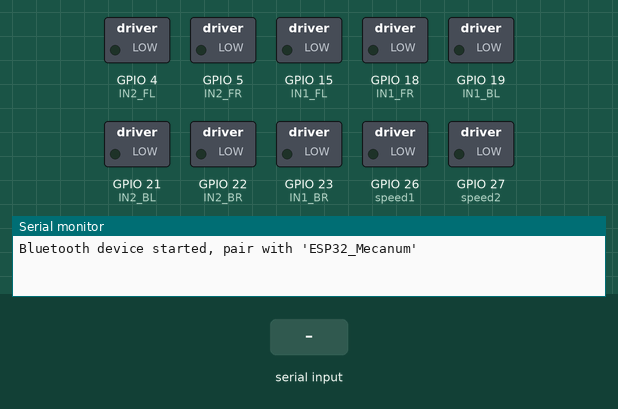
Recording of a sketch running on a simulated ESP32. Shown: switched loads named in the sketch (green lamp = pin HIGH), the last lines printed to the serial monitor. Inputs (shaded band) come from the test bench. Nothing arrives over Bluetooth unless stated.

Above: at 1.2 s.
1.3 s: "F\n" received over the second serial link
At 2.3 s:
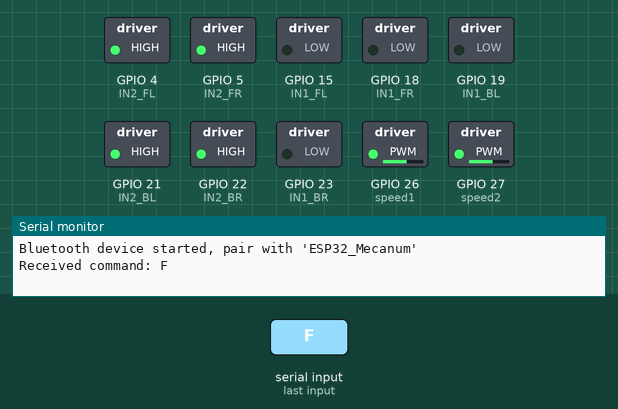
2.8 s: "B\n" received over the second serial link
At 3.4 s:
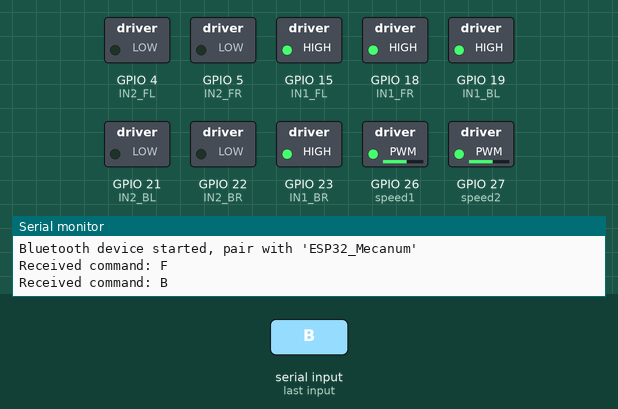
4.3 s: "L\n" received over the second serial link
At 5.5 s:
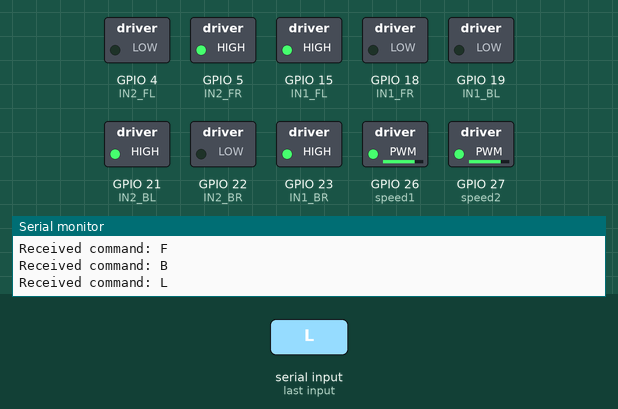
5.8 s: "R\n" received over the second serial link
At 6.9 s:
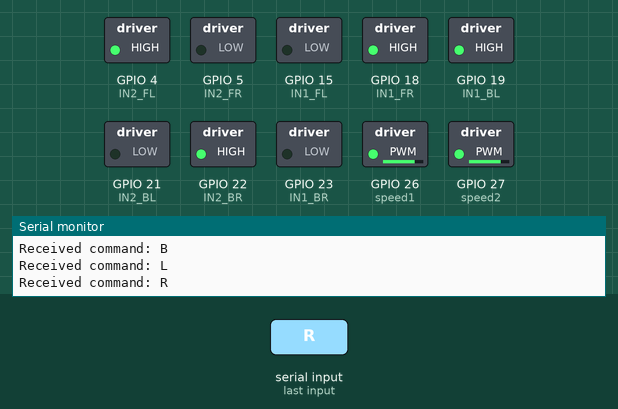
7.3 s: "CW\n" received over the second serial link
At 8.0 s:
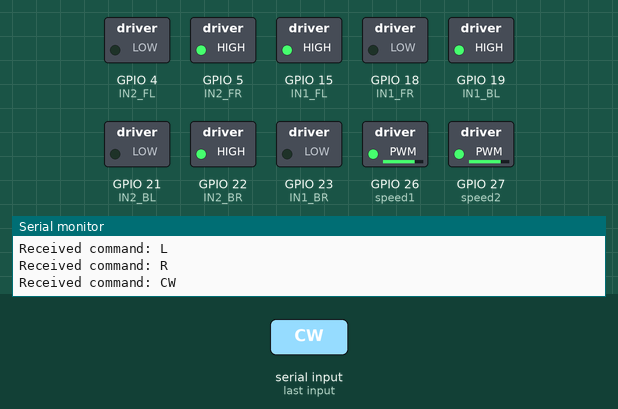
8.8 s: "CCW\n" received over the second serial link
At 9.1 s:
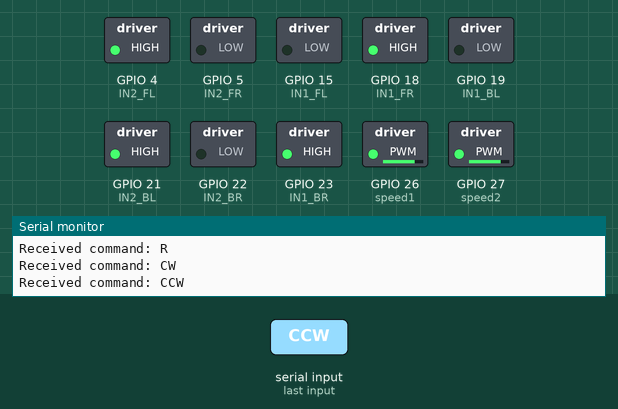
Timing chart, 0 to 11.3 s (numbered marks = the images above; inputs shaded):
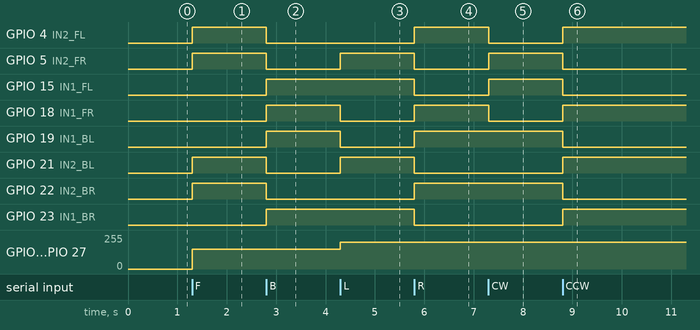

Measured:
- after the input at 1.3 s, GPIO 4 (IN2_FL), GPIO 5 (IN2_FR), GPIO 21 (IN2_BL), GPIO 22 (IN2_BR): LOW → HIGH at once; GPIO 26 (speed1), GPIO 27 (speed2): 0/255 → 150/255 at once
- after the input at 2.8 s, GPIO 4 (IN2_FL), GPIO 5 (IN2_FR), GPIO 21 (IN2_BL), GPIO 22 (IN2_BR): HIGH → LOW at once; GPIO 15 (IN1_FL), GPIO 18 (IN1_FR), GPIO 19 (IN1_BL), GPIO 23 (IN1_BR): LOW → HIGH at once
- after the input at 4.3 s, GPIO 5 (IN2_FR), GPIO 21 (IN2_BL): LOW → HIGH at once; GPIO 18 (IN1_FR), GPIO 19 (IN1_BL): HIGH → LOW at once; GPIO 26 (speed1), GPIO 27 (speed2): 150/255 → 200/255 at once
- after the input at 5.8 s, GPIO 4 (IN2_FL), GPIO 18 (IN1_FR), GPIO 19 (IN1_BL), GPIO 22 (IN2_BR): LOW → HIGH at once; GPIO 5 (IN2_FR), GPIO 15 (IN1_FL), GPIO 21 (IN2_BL), GPIO 23 (IN1_BR): HIGH → LOW at once
- after the input at 7.3 s, GPIO 4 (IN2_FL), GPIO 18 (IN1_FR): HIGH → LOW at once; GPIO 5 (IN2_FR), GPIO 15 (IN1_FL): LOW → HIGH at once
- after the input at 8.8 s, GPIO 4 (IN2_FL), GPIO 18 (IN1_FR), GPIO 21 (IN2_BL), GPIO 23 (IN1_BR): LOW → HIGH at once; GPIO 5 (IN2_FR), GPIO 15 (IN1_FL), GPIO 19 (IN1_BL), GPIO 22 (IN2_BR): HIGH → LOW at once

The sketch:

mecanum_wheel_forklift.ino
```cpp
#include <BluetoothSerial.h>

// Create BluetoothSerial object
BluetoothSerial SerialBT;

// Define motor control pins
#define IN1_FL 15
#define IN2_FL 4

#define IN1_FR 18
#define IN2_FR 5

#define IN1_BL 19
#define IN2_BL 21

#define IN1_BR 23
#define IN2_BR 22

int speed1 = 26;
int speed2 = 27;
int spa = 150;
int spb = 150;

void setup() {
  Serial.begin(115200);
  SerialBT.begin("ESP32_Mecanum_Forklift"); // Name your Bluetooth device
  Serial.println("Bluetooth device started, pair with 'ESP32_Mecanum'");

  // Set motor pins as outputs
  pinMode(IN1_FL, OUTPUT);
  pinMode(IN2_FL, OUTPUT);
  pinMode(IN1_FR, OUTPUT);
  pinMode(IN2_FR, OUTPUT);
  pinMode(IN1_BL, OUTPUT);
  pinMode(IN2_BL, OUTPUT);
  pinMode(IN1_BR, OUTPUT);
  pinMode(IN2_BR, OUTPUT);
  pinMode(speed1, OUTPUT);
  pinMode(speed2, OUTPUT);
}

void loop() {
  if (SerialBT.available()) {
    String command = SerialBT.readStringUntil('\n');
    Serial.println("Received command: " + command);
    parseCommand(command);
  }
}

void controlMotor(int in1, int in2, bool direction) {
  digitalWrite(in1, direction ? HIGH : LOW);
  digitalWrite(in2, direction ? LOW : HIGH);
}

void mecanumControl(bool frontLeftDir, bool frontRightDir, bool backLeftDir, bool backRightDir) {
  controlMotor(IN1_FL, IN2_FL, frontLeftDir);
  controlMotor(IN1_FR, IN2_FR, frontRightDir);
  controlMotor(IN1_BL, IN2_BL, backLeftDir);
  controlMotor(IN1_BR, IN2_BR, backRightDir);
}

void back() {
  digitalWrite(IN1_FL, HIGH); digitalWrite(IN2_FL, LOW);
  digitalWrite(IN1_FR, HIGH); digitalWrite(IN2_FR, LOW);
  digitalWrite(IN1_BL, HIGH); digitalWrite(IN2_BL, LOW);
  digitalWrite(IN1_BR, HIGH); digitalWrite(IN2_BR, LOW);
  analogWrite(speed1, spa); analogWrite(speed2, spb);
}

void front() {
  digitalWrite(IN1_FL, LOW); digitalWrite(IN2_FL, HIGH);
  digitalWrite(IN1_FR, LOW); digitalWrite(IN2_FR, HIGH);
  digitalWrite(IN1_BL, LOW); digitalWrite(IN2_BL, HIGH);
  digitalWrite(IN1_BR, LOW); digitalWrite(IN2_BR, HIGH);
  analogWrite(speed1, spa); analogWrite(speed2, spb);
}

void left() {
  digitalWrite(IN1_FL, HIGH); digitalWrite(IN2_FL, LOW);
  digitalWrite(IN1_FR, LOW); digitalWrite(IN2_FR, HIGH);
  digitalWrite(IN1_BL, LOW); digitalWrite(IN2_BL, HIGH);
  digitalWrite(IN1_BR, HIGH); digitalWrite(IN2_BR, LOW);
  analogWrite(speed1, 200); analogWrite(speed2, 200);
}

void right() {
  digitalWrite(IN1_FL, LOW); digitalWrite(IN2_FL, HIGH);
  digitalWrite(IN1_FR, HIGH); digitalWrite(IN2_FR, LOW);
  digitalWrite(IN1_BL, HIGH); digitalWrite(IN2_BL, LOW);
  digitalWrite(IN1_BR, LOW); digitalWrite(IN2_BR, HIGH);
  analogWrite(speed1, 200); analogWrite(speed2, 200);
}

void stop() {
  digitalWrite(IN1_FL, LOW); digitalWrite(IN2_FL, LOW);
  digitalWrite(IN1_FR, LOW); digitalWrite(IN2_FR, LOW);
  digitalWrite(IN1_BL, LOW); digitalWrite(IN2_BL, LOW);
  digitalWrite(IN1_BR, LOW); digitalWrite(IN2_BR, LOW);
  analogWrite(speed1, spa); analogWrite(speed2, spb);
}

void three_one_five() {
  digitalWrite(IN1_FL, LOW); digitalWrite(IN2_FL, LOW);
  digitalWrite(IN1_FR, HIGH); digitalWrite(IN2_FR, LOW);
  digitalWrite(IN1_BL, HIGH); digitalWrite(IN2_BL, LOW);
  digitalWrite(IN1_BR, LOW); digitalWrite(IN2_BR, LOW);
  analogWrite(speed1, spa); analogWrite(speed2, spb);
}

void two_two_five() {
  digitalWrite(IN1_FL, HIGH); digitalWrite(IN2_FL, LOW);
  digitalWrite(IN1_FR, LOW); digitalWrite(IN2_FR, LOW);
  digitalWrite(IN1_BL, LOW); digitalWrite(IN2_BL, LOW);
  digitalWrite(IN1_BR, HIGH); digitalWrite(IN2_BR, LOW);
  analogWrite(speed1, spa); analogWrite(speed2, spb);
}

void one_three_five() {
  digitalWrite(IN1_FL, LOW); digitalWrite(IN2_FL, LOW);
  digitalWrite(IN1_FR, LOW); digitalWrite(IN2_FR, HIGH);
  digitalWrite(IN1_BL, LOW); digitalWrite(IN2_BL, HIGH);
  digitalWrite(IN1_BR, LOW); digitalWrite(IN2_BR, LOW);
  analogWrite(speed1, spa); analogWrite(speed2, spb);
}

void four_five() {
  digitalWrite(IN1_FL, LOW); digitalWrite(IN2_FL, HIGH);
  digitalWrite(IN1_FR, LOW); digitalWrite(IN2_FR, LOW);
  digitalWrite(IN1_BL, LOW); digitalWrite(IN2_BL, LOW);
  digitalWrite(IN1_BR, LOW); digitalWrite(IN2_BR, HIGH);
  analogWrite(speed1, spa); analogWrite(speed2, spb);
}

void parseCommand(String cmd) {
  cmd.trim();

  if (cmd == "F") {
    front();
  } else if (cmd == "B") {
    back();
  } else if (cmd == "L") {
    left();
  } else if (cmd == "R") {
    right();
  } else if (cmd == "CW") {
    mecanumControl(true, false, true, false);
  } else if (cmd == "CCW") {
    mecanumControl(false, true, false, true);
  } else if (cmd == "45") {
    four_five();
  } else if (cmd == "135") {
    one_three_five();
  } else if (cmd == "225") {
    two_two_five();
  } else if (cmd == "315") {
    three_one_five();
  } else if (cmd == "S") {
    stop();
  } else {
    Serial.println("Unknown command: " + cmd);
  }
}
```
